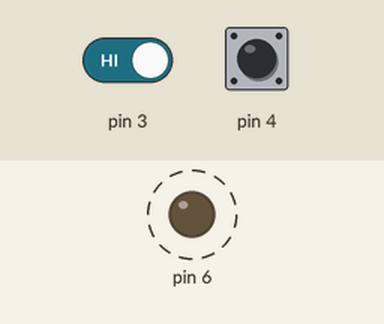
Simulated run of this sketch. Board: Arduino Uno, built with avr-gcc and run on an emulated ATmega328P. On the bench: output pins drawn as LEDs (lit = HIGH). Dashed ring = blinking. The inputs (shaded band) are chosen by the test bench; at power-on: pin 3 HIGH, pin 4 HIGH.

Above: at 2.8 s.
2.9 s: pin 3 driven LOW
At 3.4 s:
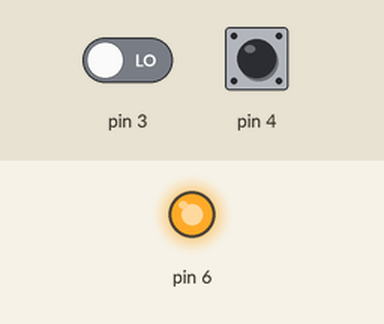
At 4.0 s:
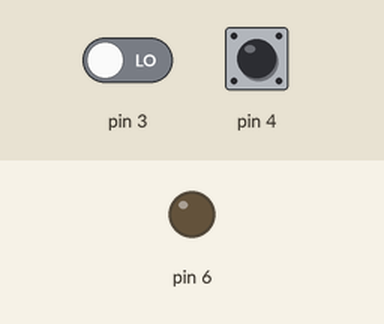
Timing chart, 0 to 12.4 s (numbered marks = the images above; inputs shaded):
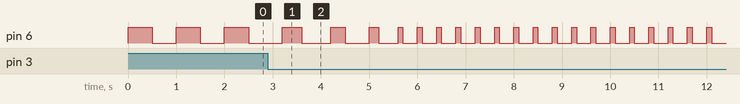

The sketch:

ledYanmaSonmeHizi.ino
```cpp
int beklemeSuresi = 500;
void setup() {
  // put your setup code here, to run once:
  pinMode(3,INPUT);
  pinMode(4,INPUT_PULLUP);

  pinMode(6,OUTPUT);
}

void loop() {
  // put your main code here, to run repeatedly:
  int butonDegeri1 = digitalRead(3);
  if(butonDegeri1 == 0)//1.butona basıldı
  {
    beklemeSuresi -= 100;
    if(beklemeSuresi<100)
      beklemeSuresi = 100;

    delay(200);
  }

  int butonDegeri2 = digitalRead(4);
  if(butonDegeri2 == 0)//2.butona basıldı
  {
    beklemeSuresi += 100;
    if(beklemeSuresi>=2000)
      beklemeSuresi = 2000;

    delay(200);
  }

  digitalWrite(6,HIGH);
  delay(beklemeSuresi);
  digitalWrite(6,LOW);
  delay(beklemeSuresi);
}
```
